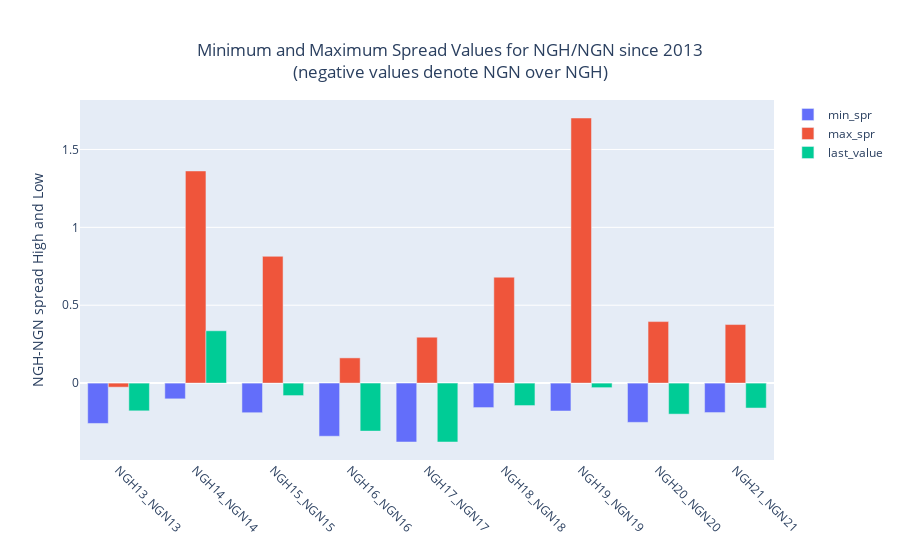

Notebook cell for this chart:
### Code cell
pu.iplt(
    pu.plotly_plot(
        df_spr_stats[['symbol','min_spr','max_spr','last_value']],
        x_column='symbol',
        bar_plot=True,
        y_left_label="NGH-NGN spread High and Low",
        plot_title="Minimum and Maximum Spread Values for NGH/NGN since 2013<br>(negative values denote NGN over NGH)"
    )
)

### Figure 1 — Plotly figure (JSON) as saved in the notebook; plotly's stock layout.template omitted (floating-point values rounded to 4 significant figures)
{"data": [{"name": "min_spr", "opacity": 1, "type": "bar", "x": ["NGH13_NGN13", "NGH14_NGN14", "NGH15_NGN15", "NGH16_NGN16", "NGH17_NGN17", "NGH18_NGN18", "NGH19_NGN19", "NGH20_NGN20", "NGH21_NGN21"], "y": [-0.259, -0.101, -0.19, -0.341, -0.378, -0.157, -0.179, -0.252, -0.189], "yaxis": "y"}, {"name": "max_spr", "opacity": 1, "type": "bar", "x": ["NGH13_NGN13", "NGH14_NGN14", "NGH15_NGN15", "NGH16_NGN16", "NGH17_NGN17", "NGH18_NGN18", "NGH19_NGN19", "NGH20_NGN20", "NGH21_NGN21"], "y": [-0.026, 1.362, 0.814, 0.162, 0.295, 0.68, 1.702, 0.395, 0.376], "yaxis": "y"}, {"name": "last_value", "opacity": 1, "type": "bar", "x": ["NGH13_NGN13", "NGH14_NGN14", "NGH15_NGN15", "NGH16_NGN16", "NGH17_NGN17", "NGH18_NGN18", "NGH19_NGN19", "NGH20_NGN20", "NGH21_NGN21"], "y": [-0.178, 0.336, -0.08, -0.308, -0.378, -0.144, -0.029, -0.199, -0.16], "yaxis": "y"}], "layout": {"autosize": true, "hovermode": "x", "margin": {"b": 100}, "modebar": {"bgcolor": "grey", "orientation": "v"}, "spikedistance": 1000, "title": {"text": "Minimum and Maximum Spread Values for NGH/NGN since 2013<br>(negative values denote NGN over NGH)", "x": 0.5, "xanchor": "center", "y": 0.9, "yanchor": "top"}, "xaxis": {"showspikes": true, "spikedash": "solid", "spikemode": "toaxis+across", "spikethickness": 1, "tickangle": 45, "ticktext": ["NGH13_NGN13", "NGH14_NGN14", "NGH15_NGN15", "NGH16_NGN16", "NGH17_NGN17", "NGH18_NGN18", "NGH19_NGN19", "NGH20_NGN20", "NGH21_NGN21"], "tickvals": ["NGH13_NGN13", "NGH14_NGN14", "NGH15_NGN15", "NGH16_NGN16", "NGH17_NGN17", "NGH18_NGN18", "NGH19_NGN19", "NGH20_NGN20", "NGH21_NGN21"], "type": "category"}, "yaxis": {"showspikes": true, "spikedash": "solid", "spikemode": "toaxis+across", "spikethickness": 1, "title": {"text": "NGH-NGN spread High and Low"}}, "yaxis2": {"overlaying": "y", "side": "right", "title": {"text": "y alt"}}}}
